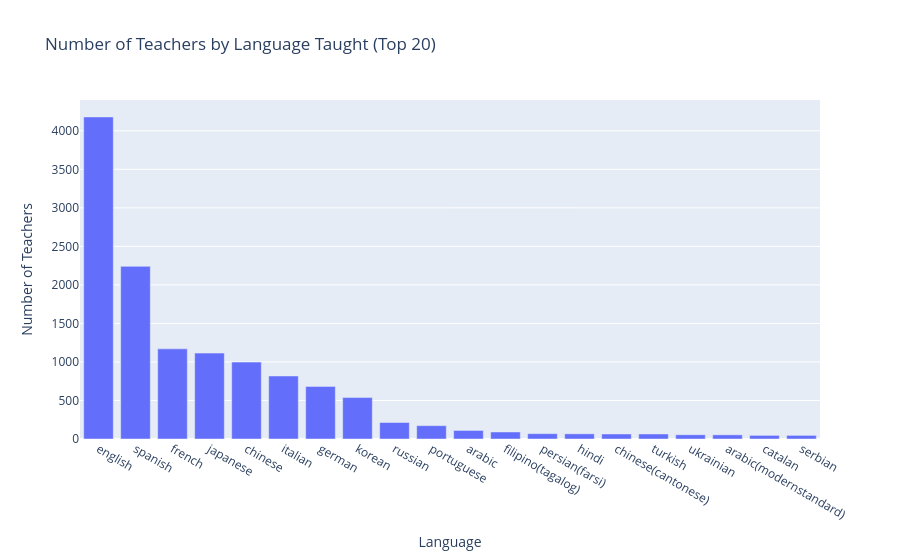

The cell this chart's notebook holds for it:
### Markdown cell above
Although only teachers of 8 languages were retrieved from the platform, there are another 139 languages taught among these teachers.

### Code cell
fig = px.bar(df_top_20, x='language', y='teacher_id', title='Number of Teachers by Language Taught (Top 20)', labels={'teacher_id': 'Number of Teachers', 'language': 'Language'})
fig.show()

### Figure 1 — Plotly figure (JSON) as saved in the notebook; plotly's stock layout.template omitted (floating-point values rounded to 4 significant figures)
{"data": [{"hovertemplate": "Language=%{x}<br>Number of Teachers=%{y}<extra></extra>", "legendgroup": "", "marker": {"color": "#636efa", "pattern": {"shape": ""}}, "name": "", "orientation": "v", "showlegend": false, "textposition": "auto", "type": "bar", "x": ["english", "spanish", "french", "japanese", "chinese", "italian", "german", "korean", "russian", "portuguese", "arabic", "filipino(tagalog)", "persian(farsi)", "hindi", "chinese(cantonese)", "turkish", "ukrainian", "arabic(modernstandard)", "catalan", "serbian"], "xaxis": "x", "y": [4180, 2241, 1170, 1115, 998, 818, 683, 538, 214, 173, 111, 91, 69, 67, 65, 65, 55, 54, 47, 47], "yaxis": "y"}], "layout": {"barmode": "relative", "legend": {"tracegroupgap": 0}, "title": {"text": "Number of Teachers by Language Taught (Top 20)"}, "xaxis": {"anchor": "y", "domain": [0, 1], "title": {"text": "Language"}}, "yaxis": {"anchor": "x", "domain": [0, 1], "title": {"text": "Number of Teachers"}}}}
